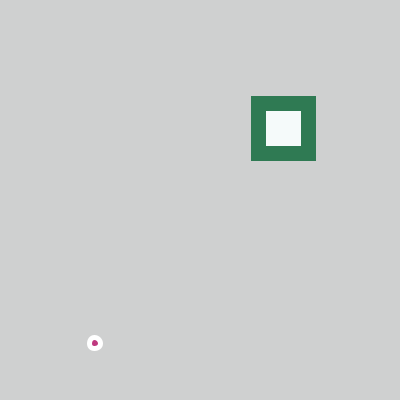
Frame 1 (no input)
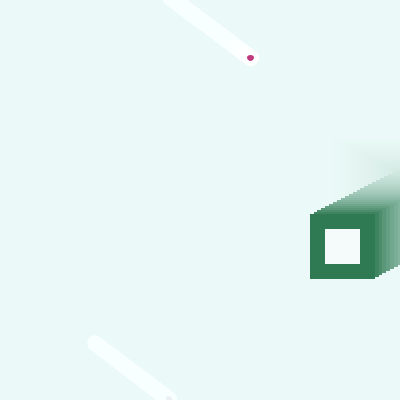
Frame 60 (the mouse pressed at the canvas centre just before this capture)
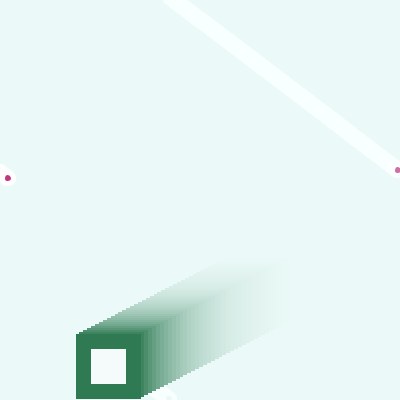
Frame 120 (the mouse held since frame 60 and released just before this capture)

The Processing sketch that drew these frames (run headless with seeded random() and noise(); from frame 60 on, the mouse is pressed at the canvas centre):

// Processing sketch: processing_119635
// ── processing_119635.pde

//abby frankola
//afrankol
//copyright 2013

float cx, cy, cd, cxSpeed, cySpeed;
float sx, sy, sSize, sxSpeed, sySpeed;
  
void setup() {
  size(400, 400);
  noStroke();
  cx = random(width);
  cy = random(height);
  cd = 100;
  cxSpeed = random(2, 4);
  cySpeed = 2;
    
  sx = random(width);
  sy = random(height);
  sSize = 40;
  sxSpeed = random(2, 4);
  sySpeed = 2;
}
  
void draw() {
  prepWindow();
  drawRect(cx, cy, cd);
  moveRect();
  drawCircle(sx, sy, sSize);
  moveCircle();
}
  
void prepWindow() {
  fill(245, 250, 250, 20);
  noStroke();
  rectMode(CORNER);
  rect(0, 0, width, height);
}
  
void drawRect(float x, float y, float d) {
  fill(245, 250, 250);
  stroke (47 , 122, 83);
  strokeWeight(15);
  rect(x, y, d/2, d/2);
  rectMode(CENTER);
 
}
  
void moveRect() {
  cx += cxSpeed;
  cy += cySpeed;
  if (cx > width) {
    cxSpeed = -cxSpeed;
  } else if (cx < 0) {
    cxSpeed = -cxSpeed;
  };
  if (cy > height) {
    cySpeed = -cySpeed;
  } else if (cy < 0) {
    cySpeed = -cySpeed;
  }
}
  
void drawCircle(float x, float y, float sSize) {
  fill(191, 57, 127);
  stroke (255);
  strokeWeight(5);
  ellipse(x, y, sSize/3.5, sSize/3.5);
}
  
void moveCircle() {
  sx += sxSpeed;
  sy += sySpeed;
  if (sx > width) {
    sx = 0;
  };
  if (sy > height) {
    sy = -sySpeed;
  }
}
    
void keyPressed() {
  if (cx > width || cy > width) {
    cxSpeed = random(-4, -2);
  } else {
    cxSpeed = random(2, 4);
  }
  sy = random(height);
  sySpeed = random(2, 4);
}
